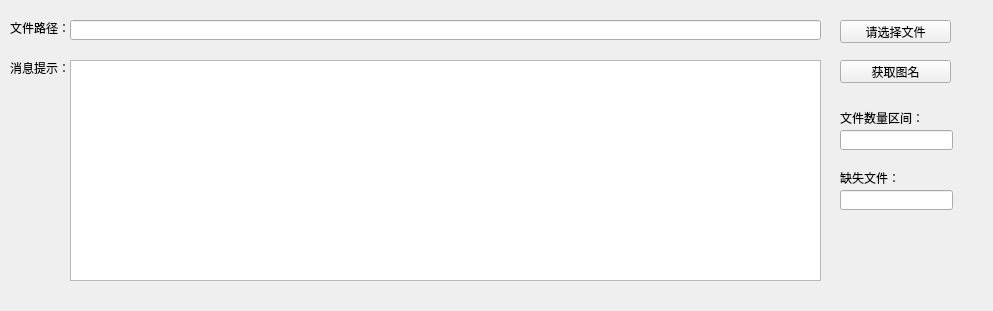
<?xml version="1.0" encoding="UTF-8"?>
<ui version="4.0">
 <class>TakePictureName</class>
 <widget class="QWidget" name="TakePictureName">
  <property name="geometry">
   <rect>
    <x>0</x>
    <y>0</y>
    <width>993</width>
    <height>311</height>
   </rect>
  </property>
  <property name="windowTitle">
   <string>TakePictureName</string>
  </property>
  <widget class="QLabel" name="label_4">
   <property name="geometry">
    <rect>
     <x>10</x>
     <y>60</y>
     <width>61</width>
     <height>16</height>
    </rect>
   </property>
   <property name="text">
    <string>消息提示：</string>
   </property>
  </widget>
  <widget class="QLabel" name="label">
   <property name="geometry">
    <rect>
     <x>10</x>
     <y>20</y>
     <width>61</width>
     <height>16</height>
    </rect>
   </property>
   <property name="text">
    <string>文件路径：</string>
   </property>
  </widget>
  <widget class="QLabel" name="label_2">
   <property name="geometry">
    <rect>
     <x>840</x>
     <y>170</y>
     <width>81</width>
     <height>16</height>
    </rect>
   </property>
   <property name="text">
    <string>缺失文件：</string>
   </property>
  </widget>
  <widget class="QPushButton" name="pushButton_2">
   <property name="geometry">
    <rect>
     <x>840</x>
     <y>60</y>
     <width>111</width>
     <height>23</height>
    </rect>
   </property>
   <property name="text">
    <string>获取图名</string>
   </property>
  </widget>
  <widget class="QTextEdit" name="textEdit">
   <property name="geometry">
    <rect>
     <x>70</x>
     <y>60</y>
     <width>751</width>
     <height>221</height>
    </rect>
   </property>
   <property name="readOnly">
    <bool>true</bool>
   </property>
  </widget>
  <widget class="QLineEdit" name="lineEdit">
   <property name="geometry">
    <rect>
     <x>840</x>
     <y>190</y>
     <width>113</width>
     <height>20</height>
    </rect>
   </property>
   <property name="readOnly">
    <bool>true</bool>
   </property>
  </widget>
  <widget class="QLineEdit" name="PathlineEdit">
   <property name="geometry">
    <rect>
     <x>70</x>
     <y>20</y>
     <width>751</width>
     <height>20</height>
    </rect>
   </property>
  </widget>
  <widget class="QLabel" name="label_3">
   <property name="geometry">
    <rect>
     <x>840</x>
     <y>110</y>
     <width>91</width>
     <height>16</height>
    </rect>
   </property>
   <property name="text">
    <string>文件数量区间：</string>
   </property>
  </widget>
  <widget class="QPushButton" name="pushButton">
   <property name="geometry">
    <rect>
     <x>840</x>
     <y>20</y>
     <width>111</width>
     <height>23</height>
    </rect>
   </property>
   <property name="text">
    <string>请选择文件</string>
   </property>
  </widget>
  <widget class="QLineEdit" name="lineEdit_2">
   <property name="geometry">
    <rect>
     <x>840</x>
     <y>130</y>
     <width>113</width>
     <height>20</height>
    </rect>
   </property>
   <property name="readOnly">
    <bool>true</bool>
   </property>
  </widget>
 </widget>
 <resources/>
 <connections/>
</ui>
